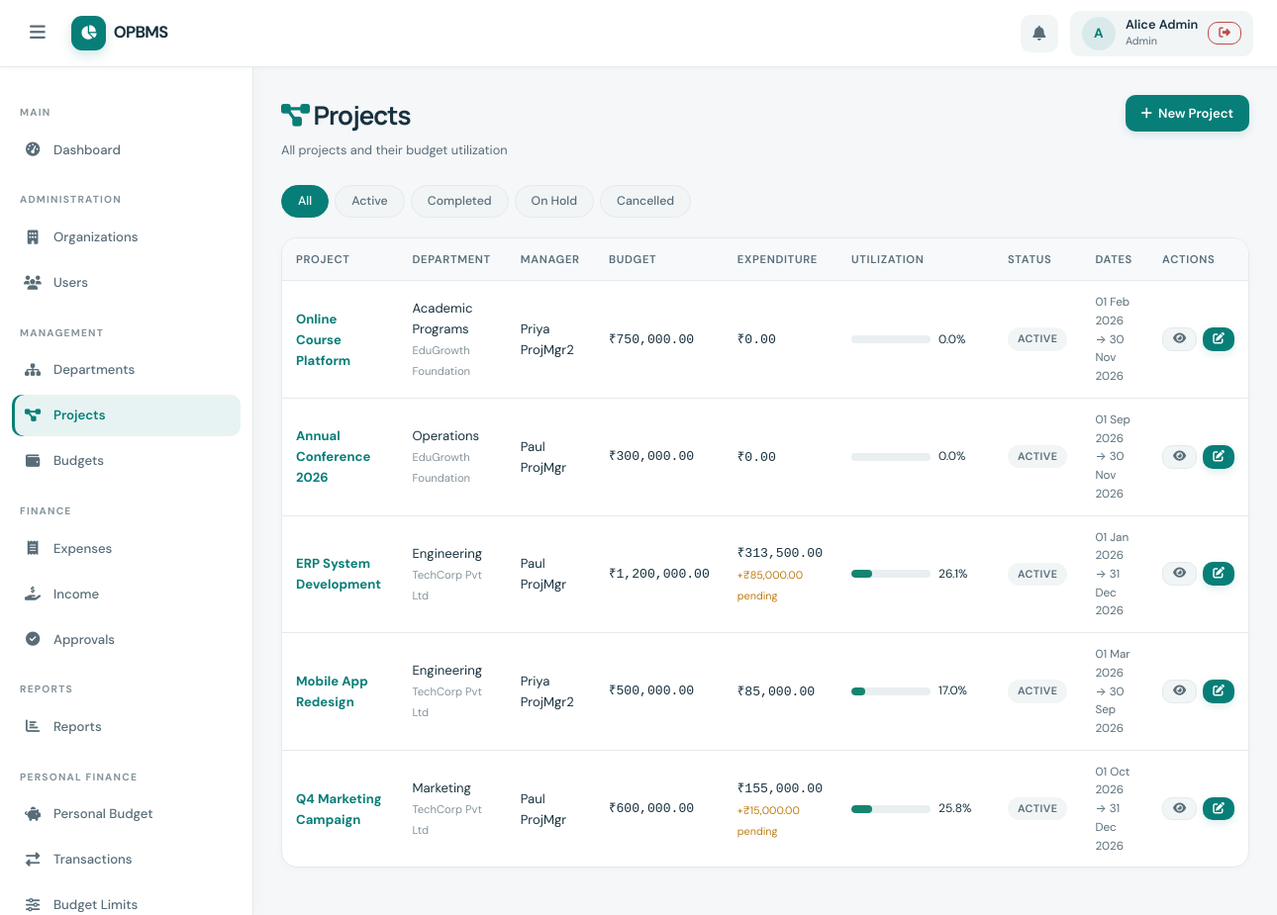
Page /projects/index.php (signed in) on the committed database.
### tables this page shows
CREATE TABLE IF NOT EXISTS users (
    id            INT UNSIGNED AUTO_INCREMENT PRIMARY KEY,
    name          VARCHAR(120)  NOT NULL,
    email         VARCHAR(180)  NOT NULL UNIQUE,
    password_hash VARCHAR(255)  NOT NULL,
    role          ENUM('admin','dept_manager','project_manager','employee','personal') NOT NULL DEFAULT 'employee',
    is_active     TINYINT(1)   NOT NULL DEFAULT 1,
    created_at    TIMESTAMP    NOT NULL DEFAULT CURRENT_TIMESTAMP,
    updated_at    TIMESTAMP    NOT NULL DEFAULT CURRENT_TIMESTAMP ON UPDATE CURRENT_TIMESTAMP,
    INDEX idx_users_role (role),
    INDEX idx_users_email (email)
);

CREATE TABLE IF NOT EXISTS projects (
    id              INT UNSIGNED AUTO_INCREMENT PRIMARY KEY,
    department_id   INT UNSIGNED  NOT NULL,
    name            VARCHAR(200)  NOT NULL,
    description     TEXT,
    manager_id      INT UNSIGNED,
    start_date      DATE,
    end_date        DATE,
    status          ENUM('active','completed','on_hold','cancelled') NOT NULL DEFAULT 'active',
    created_at      TIMESTAMP    NOT NULL DEFAULT CURRENT_TIMESTAMP,
    updated_at      TIMESTAMP    NOT NULL DEFAULT CURRENT_TIMESTAMP ON UPDATE CURRENT_TIMESTAMP,
    FOREIGN KEY (department_id) REFERENCES departments(id) ON DELETE CASCADE,
    FOREIGN KEY (manager_id)    REFERENCES users(id)       ON DELETE SET NULL,
    UNIQUE KEY uq_project_id_dept (id, department_id),
    INDEX idx_proj_dept (department_id),
    INDEX idx_proj_mgr  (manager_id)
);

CREATE TABLE IF NOT EXISTS departments (
    id              INT UNSIGNED AUTO_INCREMENT PRIMARY KEY,
    organization_id INT UNSIGNED  NOT NULL,
    name            VARCHAR(200)  NOT NULL,
    description     TEXT,
    manager_id      INT UNSIGNED,
    is_active       TINYINT(1)   NOT NULL DEFAULT 1,
    created_at      TIMESTAMP    NOT NULL DEFAULT CURRENT_TIMESTAMP,
    updated_at      TIMESTAMP    NOT NULL DEFAULT CURRENT_TIMESTAMP ON UPDATE CURRENT_TIMESTAMP,
    FOREIGN KEY (organization_id) REFERENCES organizations(id) ON DELETE CASCADE,
    FOREIGN KEY (manager_id)      REFERENCES users(id)         ON DELETE SET NULL,
    UNIQUE KEY uq_dept_id_org (id, organization_id),
    INDEX idx_dept_org (organization_id),
    INDEX idx_dept_mgr (manager_id)
);

CREATE TABLE IF NOT EXISTS organizations (
    id            INT UNSIGNED AUTO_INCREMENT PRIMARY KEY,
    name          VARCHAR(200)  NOT NULL,
    description   TEXT,
    address       TEXT,
    contact_email VARCHAR(180),
    created_by    INT UNSIGNED  NOT NULL,
    is_active     TINYINT(1)   NOT NULL DEFAULT 1,
    created_at    TIMESTAMP    NOT NULL DEFAULT CURRENT_TIMESTAMP,
    updated_at    TIMESTAMP    NOT NULL DEFAULT CURRENT_TIMESTAMP ON UPDATE CURRENT_TIMESTAMP,
    FOREIGN KEY (created_by) REFERENCES users(id) ON DELETE RESTRICT
);

### includes/auth.php (called while the page is built, shortened)
<?php
require_once __DIR__ . '/../config/database.php';
function requireLogin(): void {
    $stmt = getDB()->prepare('SELECT name, email, role, is_active FROM users WHERE id = ?');
    $stmt->execute([$_SESSION['user_id']]);
}
function requireRole(array $roles): void {
    requireLogin();
}
function getCurrentUser(): ?array {
    static $user = null;
    if ($user === null) {
        $pdo  = getDB();
        $stmt = $pdo->prepare("SELECT id, name, email, role, is_active FROM users WHERE id = ?");
        $stmt->execute([$_SESSION['user_id']]);
        $user = $stmt->fetch() ?: null;
    }
    return $user;
}
function getProjectScopeSql(string $role, int $userId, string $alias = 'p'): array {
    if ($role === 'admin') {
        return ['1=1', []];
    }
    return ['1=0', []];
}

### config/database.php (called while the page is built, shortened)
<?php
function getDB(): PDO {
    static $pdo = null;
    if ($pdo === null) {
        $dsn = "mysql:host=" . DB_HOST . ";port=" . DB_PORT . ";dbname=" . DB_NAME . ";charset=" . DB_CHARSET;
        $options = [
            PDO::ATTR_ERRMODE            => PDO::ERRMODE_EXCEPTION,
            PDO::ATTR_DEFAULT_FETCH_MODE => PDO::FETCH_ASSOC,
            PDO::ATTR_EMULATE_PREPARES   => false,
        ];
        try {
            $pdo = new PDO($dsn, DB_USER, DB_PASS, $options);
        } catch (PDOException $e) {
            error_log("Database connection failed: " . $e->getMessage());
            http_response_code(500);
            header('Content-Type: text/html; charset=utf-8');
            exit('<!doctype html><html lang="en"><meta charset="utf-8"><title>OPBMS unavailable</title>'
                . '<body><h1>OPBMS is temporarily unavailable</h1>'
                . '<p>Could not connect to the database. Verify the MySQL service and settings in config/database.php.</p>'
                . '</body></html>');
        }
    }
    return $pdo;
}

### projects/index.php (the view, shortened to what this page needs)
<?php
require_once __DIR__ . '/../config/database.php';
require_once __DIR__ . '/../includes/auth.php';
require_once __DIR__ . '/../includes/functions.php';
requireRole(['admin','dept_manager','project_manager']);
$pdo = getDB();
$uid  = $_SESSION['user_id'];
$role = $_SESSION['user_role'];
[$projectScope, $projectParams] = getProjectScopeSql($role, (int)$uid);
$projectStmt = $pdo->prepare("SELECT p.*, d.name as dept_name, o.name as org_name, u.name as mgr_name,
        COALESCE(v.allocated_budget,0) AS proj_budget,
        COALESCE(v.approved_expenditure,0) AS proj_exp,
        COALESCE(v.pending_amount,0) AS pending_exp
    FROM projects p
    JOIN departments d ON d.id=p.department_id
    JOIN organizations o ON o.id=d.organization_id
    LEFT JOIN users u ON u.id=p.manager_id
    LEFT JOIN v_project_budget_summary v ON v.project_id=p.id AND v.fiscal_year=YEAR(CURDATE())
    WHERE {$projectScope}
    ORDER BY o.name, d.name, p.status, p.name");
$projectStmt->execute($projectParams);
$projects = $projectStmt->fetchAll();
require_once __DIR__ . '/../includes/header.php';
require_once __DIR__ . '/../includes/sidebar.php';
?>
<main class="main-content">
  <div class="page-header">
    <div>
      <h1 class="page-title"><i class="fa fa-project-diagram" style="color:var(--color-primary)"></i> Projects</h1>
      <p class="page-subtitle">All projects and their budget utilization</p>
    </div>
    <div class="page-actions">
      <?php if ($role === 'admin'): ?>
      <a href="<?= BASE_URL ?>/projects/create.php" class="btn btn-primary"><i class="fa fa-plus"></i> New Project</a>
      <?php endif; ?>
    </div>
  </div>
  <?php
  $statusFilter = $_GET['status'] ?? 'all';
  $statuses = ['all'=>'All', 'active'=>'Active', 'completed'=>'Completed', 'on_hold'=>'On Hold', 'cancelled'=>'Cancelled'];
  ?>
  <div class="pill-tabs">
    <?php foreach ($statuses as $k => $v): ?>
    <a href="?status=<?= $k ?>" class="pill-tab <?= $statusFilter === $k ? 'active' : '' ?>"><?= $v ?></a>
    <?php endforeach; ?>
  </div>
  <div class="card">
    <div class="card-body" style="padding:0;">
      <div class="table-wrap">
        <table>
          <thead><tr><th>Project</th><th>Department</th><th>Manager</th><th>Budget</th><th>Expenditure</th><th>Utilization</th><th>Status</th><th>Dates</th><th>Actions</th></tr></thead>
          <tbody>
            <?php
            $filtered = array_filter($projects, fn($p) => $statusFilter === 'all' || $p['status'] === $statusFilter);
            if (empty($filtered)): ?>
            <tr><td colspan="9"><div class="empty-state"><i class="fa fa-project-diagram"></i><h3>No Projects Found</h3><p>No projects match the current filter.</p></div></td></tr>
            <?php else: ?>
            <?php foreach ($filtered as $p):
              $pu = $p['proj_budget'] > 0 ? $p['proj_exp']/$p['proj_budget']*100 : 0;
            ?>
            <tr>
              <td>
                <a href="<?= BASE_URL ?>/projects/view.php?id=<?= $p['id'] ?>"><strong><?= e($p['name']) ?></strong></a>
              </td>
              <td><?= e($p['dept_name']) ?><br><span style="font-size:0.75rem;color:var(--color-text-3);"><?= e($p['org_name']) ?></span></td>
              <td><?= e($p['mgr_name'] ?? 'Unassigned') ?></td>
              <td class="font-mono"><?= formatMoney((float)$p['proj_budget']) ?></td>
              <td>
                <span class="font-mono <?= $p['proj_exp'] > $p['proj_budget'] && $p['proj_budget'] > 0 ? 'text-danger' : '' ?>"><?= formatMoney((float)$p['proj_exp']) ?></span>
                <?php if ($p['pending_exp'] > 0): ?>
                <br><span style="font-size:0.72rem;color:var(--color-warning);">+<?= formatMoney((float)$p['pending_exp']) ?> pending</span>
                <?php endif; ?>
              </td>
              <td style="min-width:140px;">
                <div style="display:flex;align-items:center;gap:8px;">
                  <?= utilizationBar($pu) ?>
                  <span style="font-size:0.8rem;min-width:42px;"><?= number_format($pu,1) ?>%</span>
                </div>
              </td>
              <td><?= statusBadge($p['status']) ?></td>
              <td style="font-size:0.78rem;color:var(--color-text-2);">
                <?= $p['start_date'] ? formatDate($p['start_date']) : '-' ?><br>
                <?= $p['end_date'] ? '→ '.formatDate($p['end_date']) : '' ?>
              </td>
              <td>
                <div style="display:flex;gap:6px;">
                  <a href="<?= BASE_URL ?>/projects/view.php?id=<?= $p['id'] ?>" class="btn btn-sm btn-secondary"><i class="fa fa-eye"></i></a>
                  <?php if ($role === 'admin'): ?>
                  <a href="<?= BASE_URL ?>/projects/edit.php?id=<?= $p['id'] ?>" class="btn btn-sm btn-primary"><i class="fa fa-edit"></i></a>
                  <?php endif; ?>
                </div>
              </td>
            </tr>
            <?php endforeach; ?>
            <?php endif; ?>
          </tbody>
        </table>
      </div>
    </div>
  </div>
</main>
<?php require_once __DIR__ . '/../includes/footer.php'; ?>

### includes/header.php (shortened to what this page needs)
<?php
require_once __DIR__ . '/../includes/functions.php';
$currentUser = getCurrentUser();
?>
<!DOCTYPE html>
<html lang="en">
<head>
<link rel="stylesheet" href="<?= BASE_URL ?>/assets/css/style.css">
<link rel="stylesheet" href="https://cdnjs.cloudflare.com/ajax/libs/font-awesome/6.5.0/css/all.min.css">
</head>
<body>
<div class="app-wrapper">
<header class="topbar">
  <button class="sidebar-toggle" id="sidebarToggle" aria-label="Toggle Sidebar" aria-controls="sidebar" aria-expanded="false">
    <i class="fa fa-bars"></i>
  </button>
  <a class="topbar-brand" href="<?= BASE_URL ?>/">
    <span class="brand-mark"><i class="fa-solid fa-chart-pie"></i></span>
    <span>OPBMS</span>
  </a>
  <nav class="topbar-right">
    <?php
    $currentRole = $currentUser['role'] ?? '';
    $activityUrl = $currentRole === 'personal'
        ? BASE_URL . '/personal/transactions.php'
        : (in_array($currentRole, ['admin', 'dept_manager', 'project_manager'], true)
            ? BASE_URL . '/approvals/index.php'
            : BASE_URL . '/expenses/index.php');
    ?>
    <a href="<?= $activityUrl ?>" class="topbar-icon-btn" title="<?= in_array($currentRole, ['admin', 'dept_manager', 'project_manager'], true) ? 'Review approvals' : 'View activity' ?>" aria-label="<?= in_array($currentRole, ['admin', 'dept_manager', 'project_manager'], true) ? 'Review approvals' : 'View activity' ?>">
      <i class="fa fa-bell"></i>
    </a>
    <?php if ($currentUser): ?>
    <div class="topbar-user">
      <div class="user-avatar"><?= strtoupper(substr($currentUser['name'], 0, 1)) ?></div>
      <div class="user-meta">
        <span class="user-name"><?= e($currentUser['name']) ?></span>
        <span class="user-role"><?= e(ucwords(str_replace('_', ' ', $currentUser['role']))) ?></span>
      </div>
      <a href="<?= BASE_URL ?>/auth/logout.php" class="btn btn-sm btn-outline-danger" title="Logout">
        <i class="fa fa-sign-out-alt"></i>
      </a>
    </div>
    <?php endif; ?>
  </nav>
</header>

### includes/functions.php (shortened to what this page needs)
<?php
function e(string $s): string {
    return htmlspecialchars($s, ENT_QUOTES | ENT_HTML5, 'UTF-8');
}
function formatMoney(float $amount, string $currency = '₹'): string {
    return $currency . number_format($amount, 2, '.', ',');
}
function formatDate(?string $date): string {
    return date('d M Y', strtotime($date));
}
function statusBadge(string $status): string {
    $map = [
        'pending'   => '<span class="badge badge-warning">Pending</span>',
        'approved'  => '<span class="badge badge-success">Approved</span>',
        'rejected'  => '<span class="badge badge-danger">Rejected</span>',
        'active'    => '<span class="badge badge-success">Active</span>',
        'completed' => '<span class="badge badge-info">Completed</span>',
        'on_hold'   => '<span class="badge badge-warning">On Hold</span>',
        'cancelled' => '<span class="badge badge-danger">Cancelled</span>',
        'proposed'  => '<span class="badge badge-secondary">Proposed</span>',
        'revised'   => '<span class="badge badge-info">Revised</span>',
    ];
    return $map[$status] ?? '<span class="badge badge-secondary">' . e(ucfirst($status)) . '</span>';
}
function utilizationBar(float $pct): string {
    $color = $pct >= 100 ? 'danger' : ($pct >= 80 ? 'warning' : 'success');
    $pct   = min($pct, 100);
    return '<div class="progress-bar-wrap">
        <div class="progress-bar bg-' . $color . '" style="width:' . $pct . '%"></div>
        </div>';
}

### rows in the picture
users: name "A", name "Alice Admin", role "Admin"
projects: name "Online Course Platform", department.name "Academic Programs", organizations.name "EduGrowth Foundation", manager.name "Priya ProjMgr2", proj_budget "₹750,000.00", proj_exp "₹0.00", pu "0.0", status "ACTIVE", start_date "01 Feb 2026", end_date "30 Nov 2026"
projects: name "Annual Conference 2026", department.name "Operations", organizations.name "EduGrowth Foundation", manager.name "Paul ProjMgr", proj_budget "₹300,000.00", proj_exp "₹0.00", pu "0.0", status "ACTIVE", start_date "01 Sep 2026", end_date "30 Nov 2026"
projects: name "ERP System Development", department.name "Engineering", organizations.name "TechCorp Pvt Ltd", manager.name "Paul ProjMgr", proj_budget "₹1,200,000.00", proj_exp "₹313,500.00", pending_exp "₹85,000.00", $pct 26.125 (drawn), pu "26.1", status "ACTIVE", start_date "01 Jan 2026", end_date "31 Dec 2026"
projects: name "Mobile App Redesign", department.name "Engineering", organizations.name "TechCorp Pvt Ltd", manager.name "Priya ProjMgr2", proj_budget "₹500,000.00", proj_exp "₹85,000.00", $pct 17 (drawn), pu "17.0", status "ACTIVE", start_date "01 Mar 2026", end_date "30 Sep 2026"
projects: name "Q4 Marketing Campaign", department.name "Marketing", organizations.name "TechCorp Pvt Ltd", manager.name "Paul ProjMgr", proj_budget "₹600,000.00", proj_exp "₹155,000.00", pending_exp "₹15,000.00", $pct 25.833333333333 (drawn), pu "25.8", status "ACTIVE", start_date "01 Oct 2026", end_date "31 Dec 2026"

### other values in the picture
$label "Dashboard Organizations Users Departments Projects Budgets Expenses Income Approvals Reports Personal Budget Transactions Budget Limits"
$v "All"
$v "Active"
$v "Completed"
$v "On Hold"
$v "Cancelled"
